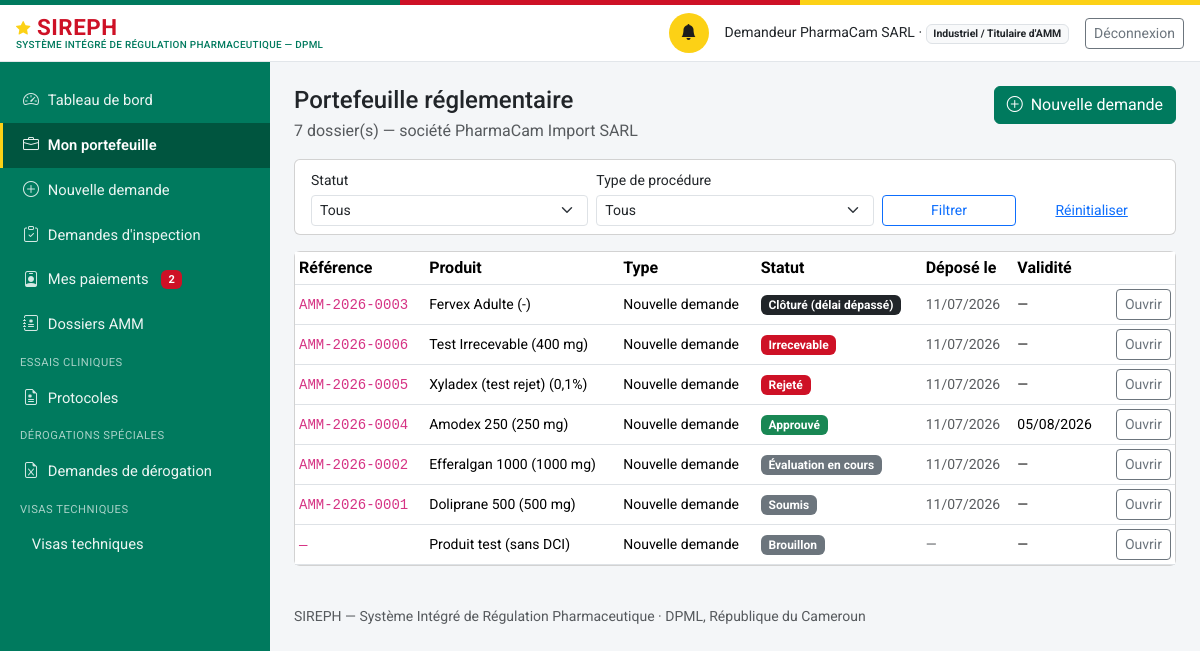
The app's page /industriel/portefeuille (signed in), older data.
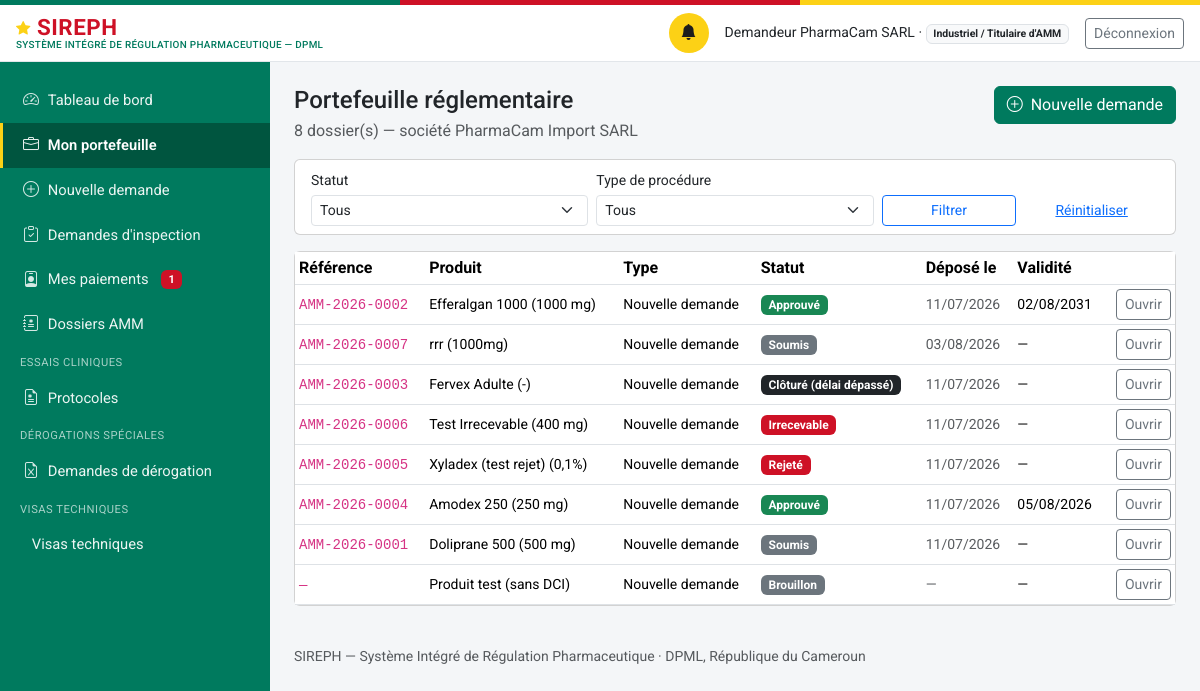
The same page, newer data.
### models.py (models this page shows, shortened)
class Personne(db.Model):
    id = db.Column(db.Integer, primary_key=True)
    nom_complet = db.Column(db.String(200), nullable=False)
    email = db.Column(db.String(150), unique=True, nullable=False)  # identifiant de connexion
    password_hash = db.Column(db.String(255), nullable=False)
    role_systeme = db.Column(db.String(50), nullable=False)
    etablissement_rattachement_id = db.Column(db.Integer, db.ForeignKey("etablissement.id"), nullable=True)
    contact = db.Column(db.String(200))
    statut_compte = db.Column(db.String(20), nullable=False, default="actif")
    date_creation = db.Column(db.DateTime, default=datetime.utcnow)
    etablissement = db.relationship("Etablissement", foreign_keys=[etablissement_rattachement_id])
    @property
    def role_label(self):
        from permissions import ROLES
        return ROLES.get(self.role_systeme, self.role_systeme)
    @property
    def niveau(self):
        from permissions import niveau
        return niveau(self)
    @property
    def est_externe(self):
        from permissions import est_externe
        return est_externe(self.role_systeme)

class Etablissement(db.Model):
    id = db.Column(db.Integer, primary_key=True)
    raison_sociale = db.Column(db.String(255), nullable=False)
    type = db.Column(db.String(40), nullable=False)
    adresse = db.Column(db.String(500))
    latitude = db.Column(db.Float, nullable=True)   # géolocalisation — exploité par le futur module RI
    longitude = db.Column(db.Float, nullable=True)
    statut_licence = db.Column(db.String(20), nullable=False, default="en_instruction")
    date_expiration_licence = db.Column(db.Date, nullable=True)
    pharmacien_responsable_id = db.Column(db.Integer, db.ForeignKey("personne.id"), nullable=True)
    categorie_activite = db.Column(db.String(30), nullable=True)
    pharmacien_responsable = db.relationship("Personne", foreign_keys=[pharmacien_responsable_id])

class DossierAMM(db.Model):
    id = db.Column(db.Integer, primary_key=True)
    numero = db.Column(db.String(30), unique=True, nullable=True)  # AMM-{annee}-{seq4}, attribué au dépôt
    produit_id = db.Column(db.Integer, db.ForeignKey("produit.id"), nullable=False)
    type_procedure = db.Column(db.String(20), nullable=False, default="nouvelle_demande")
    demandeur_id = db.Column(db.Integer, db.ForeignKey("personne.id"), nullable=False)
    statut = db.Column(db.String(30), nullable=False, default="brouillon")
    date_depot = db.Column(db.DateTime, nullable=True)
    date_decision = db.Column(db.DateTime, nullable=True)
    module_ctd_1_json = db.Column(db.Text, default="{}")
    module_ctd_2_json = db.Column(db.Text, default="{}")
    module_ctd_3_json = db.Column(db.Text, default="{}")
    module_ctd_4_json = db.Column(db.Text, default="{}")
    module_ctd_5_json = db.Column(db.Text, default="{}")
    motif_decision = db.Column(db.Text, nullable=True)
    date_validite_amm = db.Column(db.Date, nullable=True)
    date_limite_reponse_complement = db.Column(db.DateTime, nullable=True)
    date_limite_retrait_document = db.Column(db.Date, nullable=True)  # décision favorable uniquement
    representant_local_nom = db.Column(db.String(200), nullable=True)
    representant_local_contact = db.Column(db.String(200), nullable=True)
    date_creation = db.Column(db.DateTime, default=datetime.utcnow)
    date_maj = db.Column(db.DateTime, default=datetime.utcnow, onupdate=datetime.utcnow)
    demandeur = db.relationship("Personne", foreign_keys=[demandeur_id])
    avis = db.relationship("AvisEvaluationMA", backref="dossier", lazy="dynamic",
                            order_by="AvisEvaluationMA.date_creation",
                            cascade="all, delete-orphan")
    module_ctd_1 = property(lambda self: self._ctd_get(1), lambda self, v: self._ctd_set(1, v))
    module_ctd_2 = property(lambda self: self._ctd_get(2), lambda self, v: self._ctd_set(2, v))
    module_ctd_3 = property(lambda self: self._ctd_get(3), lambda self, v: self._ctd_set(3, v))
    module_ctd_4 = property(lambda self: self._ctd_get(4), lambda self, v: self._ctd_set(4, v))
    module_ctd_5 = property(lambda self: self._ctd_get(5), lambda self, v: self._ctd_set(5, v))

class Produit(db.Model):
    id = db.Column(db.Integer, primary_key=True)
    denomination_commune_internationale = db.Column(db.String(300), nullable=False, default="")
    nom_commercial = db.Column(db.String(300), nullable=False, default="")
    forme_pharmaceutique = db.Column(db.String(150), nullable=False, default="")
    dosage = db.Column(db.String(150))
    categorie = db.Column(db.String(30), nullable=False, default="medicament")
    fabricant_id = db.Column(db.Integer, db.ForeignKey("etablissement.id"), nullable=True)
    titulaire_amm_id = db.Column(db.Integer, db.ForeignKey("etablissement.id"), nullable=True)
    pays_origine = db.Column(db.String(150))
    statut_amm_courant = db.Column(db.String(20), nullable=False, default="aucune")
    date_creation = db.Column(db.DateTime, default=datetime.utcnow)
    est_mitm = db.Column(db.Boolean, nullable=False, default=False)
    disponibilite_declaree = db.Column(db.String(20), nullable=True)  # disponible | rupture
    composition_integrale = db.Column(db.Text, nullable=True)
    classe_therapeutique = db.Column(db.String(300), nullable=True)
    indications_therapeutiques = db.Column(db.Text, nullable=True)
    voie_administration = db.Column(db.String(150), nullable=True)
    duree_stabilite = db.Column(db.String(100), nullable=True)
    prix_grossiste_ht = db.Column(db.Integer, nullable=True)  # XAF, hors taxe
    fabricant = db.relationship("Etablissement", foreign_keys=[fabricant_id])
    titulaire_amm = db.relationship("Etablissement", foreign_keys=[titulaire_amm_id])
    dossiers = db.relationship("DossierAMM", backref="produit", lazy="dynamic",
                                foreign_keys="DossierAMM.produit_id")
    @property
    def libelle(self):
        base = self.nom_commercial or self.denomination_commune_internationale or f"Produit #{self.id}"
        if self.dosage:
            return f"{base} ({self.dosage})"
        return base

### routes_industriel.py (the view)
@bp.route("/portefeuille")
@login_required
def portefeuille():
    u = _verifier_profil()
    statut = request.args.get("statut", "").strip()
    type_proc = request.args.get("type", "").strip()
    q = esp.dossiers_de_la_societe(u)
    if statut:
        q = q.filter(DossierAMM.statut == statut)
    if type_proc:
        q = q.filter(DossierAMM.type_procedure == type_proc)
    return render_template(
        "industriel/portefeuille.html", u=u,
        dossiers=q.order_by(DossierAMM.date_maj.desc()).all(),
        statut=statut, type_proc=type_proc,
        STATUTS=wf.STATUTS, TYPES=wf.TYPES_PROCEDURE)

### templates/industriel/portefeuille.html (shortened to what this page needs)
{% extends "base.html" %}
{% block content %}
<div class="d-flex justify-content-between align-items-start flex-wrap gap-2 mb-3">
  <div>
    <h1 class="h4 mb-1">Portefeuille réglementaire</h1>
    <p class="text-muted mb-0">
      {{ dossiers|length }} dossier(s) — société
      {{ u.etablissement.raison_sociale if u.etablissement else u.nom_complet }}
    </p>
  </div>
  <a class="btn btn-primary" href="{{ url_for('industriel.nouvelle_demande') }}">
    <i class="bi bi-plus-circle me-1"></i> Nouvelle demande</a>
</div>
<div class="card mb-3">
  <div class="card-body py-2">
    <form method="get" class="row g-2 align-items-end">
      <div class="col-md-4">
        <label class="form-label small mb-1" for="statut">Statut</label>
        <select class="form-select form-select-sm" id="statut" name="statut">
          <option value="">Tous</option>
        </select>
      </div>
      <div class="col-md-4">
        <label class="form-label small mb-1" for="type">Type de procédure</label>
        <select class="form-select form-select-sm" id="type" name="type">
          <option value="">Tous</option>
        </select>
      </div>
      <div class="col-md-2">
        <button class="btn btn-sm btn-outline-primary w-100">Filtrer</button>
      </div>
      <div class="col-md-2">
        <a class="btn btn-sm btn-link w-100"
           href="{{ url_for('industriel.portefeuille') }}">Réinitialiser</a>
      </div>
    </form>
  </div>
</div>
<div class="card">
  {% if dossiers %}
  <div class="table-responsive">
    <table class="table table-sm mb-0 align-middle">
      <thead><tr>
        <th>Référence</th><th>Produit</th><th>Type</th><th>Statut</th>
        <th>Déposé le</th><th>Validité</th><th></th>
      </tr></thead>
      <tbody>
      {% for d in dossiers %}
        <tr>
          <td><code>{{ d.numero or '—' }}</code></td>
          <td class="small">{{ d.produit.libelle if d.produit else '—' }}</td>
          <td class="small">{{ TYPES.get(d.type_procedure, d.type_procedure) }}</td>
          <td>
            {% if d.statut == 'approuve' %}
              <span class="badge bg-success">{{ STATUTS[d.statut] }}</span>
            {% elif d.statut in ('rejete', 'irrecevable') %}
              <span class="badge bg-danger">{{ STATUTS[d.statut] }}</span>
            {% elif d.statut == 'complement_requis' %}
              <span class="badge bg-warning text-dark">{{ STATUTS[d.statut] }}</span>
            {% elif d.statut == 'cloture_delai_depasse' %}
              <span class="badge bg-dark">{{ STATUTS[d.statut] }}</span>
            {% else %}
              <span class="badge bg-secondary">{{ STATUTS.get(d.statut, d.statut) }}</span>
            {% endif %}
          </td>
          <td class="small text-muted">
            {{ d.date_depot.strftime('%d/%m/%Y') if d.date_depot else '—' }}</td>
          <td class="small">
            {{ d.date_validite_amm.strftime('%d/%m/%Y') if d.date_validite_amm else '—' }}</td>
          <td class="text-end">
            <a class="btn btn-sm btn-outline-secondary" href="/dossiers/{{ d.id }}">
              Ouvrir</a>
          </td>
        </tr>
      {% endfor %}
      </tbody>
    </table>
  </div>
  {% else %}
  <div class="card-body text-muted">Aucun dossier ne correspond à ces critères.</div>
  {% endif %}
</div>
{% endblock %}

### templates/base.html (shortened to what this page needs)
<!doctype html>
<html lang="fr">
<head>
<link href="https://cdn.jsdelivr.net/npm/bootstrap@5.3.3/dist/css/bootstrap.min.css" rel="stylesheet">
<link href="https://cdn.jsdelivr.net/npm/bootstrap-icons@1.11.3/font/bootstrap-icons.css" rel="stylesheet">
<link href="{{ url_for('static', filename='css/style.css') }}" rel="stylesheet">
</head>
<body>
<div class="sireph-flagbar" aria-hidden="true"><span></span><span></span><span></span></div>
<header class="sireph-topbar">
  <div class="container-fluid px-3 py-2 d-flex align-items-center justify-content-between">
    <div class="d-flex align-items-center gap-2">
      <a class="sireph-brand" href="{{ current_user and url_for('dashboard') or url_for('login') }}">
        <i class="bi bi-star-fill"></i> SIREPH
        <small>Système Intégré de Régulation Pharmaceutique — DPML</small>
      </a>
    </div>
    {% if current_user %}
    <div class="d-flex align-items-center gap-3">
      <a href="{{ url_for('notifications_liste') }}" class="sireph-icon-btn" title="Notifications" aria-label="Notifications">
        <i class="bi bi-bell-fill"></i>
      </a>
      <span class="small d-none d-md-inline">{{ current_user.nom_complet }} ·
        <span class="badge bg-light text-dark border">{{ current_user.role_label }}</span></span>
      <a href="{{ url_for('logout') }}" class="btn btn-sm btn-outline-secondary">Déconnexion</a>
    </div>
    {% endif %}
  </div>
</header>
<div class="sireph-layout">
  {% if current_user %}
  <nav id="sireph-sidebar" class="offcanvas-lg offcanvas-start sireph-sidebar" tabindex="-1"
       aria-label="Navigation principale">
    <div class="offcanvas-body d-flex flex-column p-0">
      <ul class="nav nav-pills flex-column">
        <li class="nav-item">
          <a class="nav-link {{ 'active' if request.path == '/' }}" href="{{ url_for('dashboard') }}">
            <i class="bi bi-speedometer2"></i> Tableau de bord</a>
        </li>
        {% if current_user.role_systeme == "demandeur_externe" %}
        <li class="nav-item">
          <a class="nav-link {{ 'active' if request.path == '/industriel/portefeuille' }}"
             href="{{ url_for('industriel.portefeuille') }}">
            <i class="bi bi-briefcase"></i> Mon portefeuille</a>
        </li>
        <li class="nav-item">
          <a class="nav-link {{ 'active' if request.path == '/industriel/nouvelle-demande' }}"
             href="{{ url_for('industriel.nouvelle_demande') }}">
            <i class="bi bi-plus-circle"></i> Nouvelle demande</a>
        </li>
        <li class="nav-item">
          <a class="nav-link {{ 'active' if request.path.startswith('/industriel/inspections') }}"
             href="{{ url_for('industriel.inspections') }}">
            <i class="bi bi-clipboard-check"></i> Demandes d'inspection</a>
        </li>
        {% endif %}
        {% if current_user.est_externe %}
        <li class="nav-item">
          <a class="nav-link {{ 'active' if request.path == '/mon-espace' }}"
             href="{{ url_for('profils.mon_espace') }}">
            <i class="bi bi-person-badge"></i> Mes paiements
            {%- if paiements_dus %}
            <span class="badge bg-danger ms-1">{{ paiements_dus }}</span>
            {%- endif %}
          </a>
        </li>
        {% endif %}
        {% if current_user.role_systeme != "demandeur_externe" or demandeur_a_amm %}
        <li class="nav-item">
          <a class="nav-link {{ 'active' if '/dossiers' in request.path }}" href="{{ url_for('dossiers_registre') }}">
            <i class="bi bi-journal-medical"></i> Dossiers AMM</a>
        </li>
        {% endif %}
        {% if current_user.role_systeme in ("administrateur_dpml", "agent_dros", "directeur_dpml") or (current_user.role_systeme == "demandeur_externe" and demandeur_a_ct) %}
        <div class="sireph-sidebar-section">Essais cliniques</div>
        <li class="nav-item">
          <a class="nav-link {{ 'active' if request.path == url_for('ct.registre') }}" href="{{ url_for('ct.registre') }}">
            <i class="bi bi-file-earmark-medical"></i> Protocoles</a>
        </li>
        {% endif %}
        {% if current_user.role_systeme in ("administrateur_dpml", "directeur_dpml") or (current_user.role_systeme == "demandeur_externe" and demandeur_a_derogations) %}
        <div class="sireph-sidebar-section">Dérogations spéciales</div>
        <li class="nav-item">
          <a class="nav-link {{ 'active' if request.path == url_for('derogation.registre') }}" href="{{ url_for('derogation.registre') }}">
            <i class="bi bi-file-earmark-excel"></i> Demandes de dérogation</a>
        </li>
        {% endif %}
        {% if current_user.role_systeme in ("administrateur_dpml", "directeur_dpml") or (current_user.role_systeme == "demandeur_externe" and demandeur_a_visas) %}
        <div class="sireph-sidebar-section">Visas techniques</div>
        <li class="nav-item">
          <a class="nav-link {{ 'active' if request.path == url_for('visas.registre') }}" href="{{ url_for('visas.registre') }}">
             Visas techniques</a>
        </li>
        {% endif %}
      </ul>
    </div>
  </nav>
  {% endif %}
  <main id="contenu-principal" class="sireph-content">
    {% block content %}{% endblock %}
    <footer class="text-muted small py-4 mt-3">
      SIREPH — Système Intégré de Régulation Pharmaceutique · DPML, République du Cameroun
    </footer>
  </main>
</div>
</body>
</html>

Row changes from the older to the newer data that the page shows:
changed DossierAMM "AMM-2026-0002": statut (not shown) → "Approuvé"; date_validite_amm "—" → "02/08/2031"; get "Évaluation en cours" → (not shown); moves up the list
added DossierAMM: numero "AMM-2026-0007", produit "rrr (1000mg)", get "Nouvelle demande", get "Soumis", date_depot "03/08/2026", date_validite_amm "—"
Text that changed along with them:
{{ paiements_dus }}: "2" → "1"
{{ dossiers|length }}: "7" → "8"
